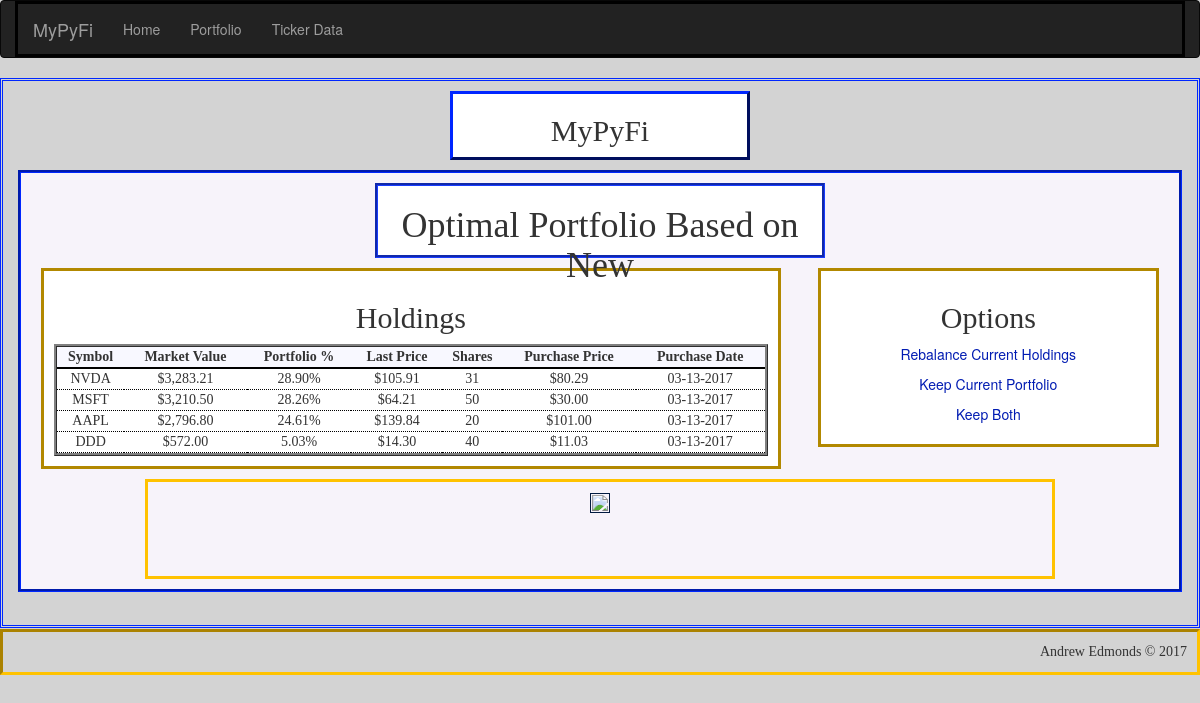
/portfolio/New Port/optimized, run on the app's committed database.
### app/models.py (models this page shows, shortened)
class Holding(db.Model):
    __tablename__ = 'holdings'
    id = db.Column(db.Integer, primary_key=True, autoincrement=True)
    symbol = db.Column(db.String(6))            # stock symbol
    shares = db.Column(db.Integer)              # number of shares held
    market_value = db.Column(db.Float)          # market value of holding
    purch_date = db.Column(db.Date)             # date holding was purchased
    purch_price = db.Column(db.Float)           # share price on purchase date
    last_price = db.Column(db.Float)            # most recent price from pandas_dataframe module
    total_profit = db.Column(db.Float)          # total profits of holding ($)
    profit_percent = db.Column(db.Float)        # percent profit based on initial amount invested
    portfolio_percent = db.Column(db.Float)     # percent holding makes up of overall portfolio
    last_updated = db.Column(db.String)         # date holding's last_price attribute was updated
    portfolio_id = db.Column(db.Integer, db.ForeignKey('portfolios.id'))
    def update_last_price(self):
        import datetime as dt
        if not self.last_updated == str(dt.date.today()):
            from pandas_datareader import data as web
            self.last_price = round(web.DataReader(self.symbol, 'yahoo')['Adj Close'].iloc[-1], 2)
            self.last_updated = str(dt.date.today())
        db.session.add(self)
    def update_market_value(self):
        self.market_value = self.shares * self.last_price
        db.session.add(self)
    def update_profit(self):
        self.total_profit = round(self.shares * (self.last_price - self.purch_price), 2)
        self.profit_percent = round(self.last_price / self.purch_price - 1, 4)
        db.session.add(self)
    def update_portfolio_percentage(self):
        self.portfolio_percent = round(self.market_value / Portfolio.query.filter_by(id=self.portfolio_id).first().market_value,4)
        db.session.add(self)
    def update(self):
        self.update_last_price()
        self.update_market_value()
        self.update_portfolio_percentage()
        self.update_profit()
        db.session.commit()

### app/main/views.py (the view)
@main.route('/portfolio/<name>/optimized', methods=['GET', 'POST'])
def portfolio_optimized(name):
    portfolio = Portfolio.query.filter_by(name=name).first()
    if portfolio is None:
        abort(404)
    portfolio.update()
    holding_data = portfolio.holdings.order_by(Holding.portfolio_percent.desc()).all()
    return render_template('portfolio/optimal/portfolio_optimized.html', name=name, holding_data=holding_data)

### app/models.py (called while the page is built)
    def update_market_value(self):
        self.market_value = 0
        self.invested = 0
        self.market_value += self.cash
        for holding in self.holdings:
            self.market_value += (holding.shares * holding.last_price)
            self.invested += (holding.shares * holding.purch_price)
            holding.update_portfolio_percentage()
        db.session.add(self)

    def update_profit(self):
        self.total_profit = self.market_value - self.invested - self.cash
        if self.invested:
            self.profit_percent = round(self.total_profit / self.invested, 4)
        else:
            self.profit_percent = 0
        db.session.add(self)

    def update_holding_count(self):
        self.num_holdings = Holding.query.filter_by(portfolio_id=self.id).count()
        db.session.add(self)

    def update(self):
        for holding in self.holdings:
            holding.update()
        self.update_market_value()
        self.update_profit()
        self.update_holding_count()
        for holding in self.holdings:
            holding.update_portfolio_percentage()
            if holding.shares == 0:
                db.session.delete(holding)
        db.session.commit()

### app/templates/portfolio/optimal/portfolio_optimized.html (shortened to what this page needs)
{% extends "base-detailed.html" %}
{% import "bootstrap/wtf.html" as wtf %}
{% block page_title %}
<h2>
    <center>MyPyFi</center>
</h2>
{% endblock %}
{% block main_title %}
<h1>Optimal Portfolio Based on {{ name[:-4] }}</h1>
{% endblock %}
{% block main_focus %}
{% if not holding_data|count > 0 %}
<h1>
    <center>No Holdings Found!</center>
</h1>
<p>
<center>There are no holdings saved in the portfolio {{ name }}</center></p>
{% else %}
<h2>
    <center>Holdings</center>
</h2>
<table style="width:100%" id="portfolio_table">
    <tr>
        <th>
            <center>Symbol</center>
        </th>
        <th>
            <center>Market Value</center>
        </th>
        <th>
            <center>Portfolio %</center>
        </th>
        <th>
            <center>Last Price</center>
        </th>
        <th>
            <center>Shares</center>
        </th>
        <th>
            <center>Purchase Price</center>
        </th>
        <th>
            <center>Purchase Date</center>
        </th>
    </tr>
    {% for holding in holding_data %}
    <tr>
        <td>
            <center>{{ holding["symbol"] | upper }}</center>
        </td>
        <td>
            <center>{{ "${:,.2f}".format(holding["last_price"]*holding["shares"]) }}</center>
        </td>
        <td>
            <center>{{ "{0:.2f}%".format(holding["portfolio_percent"]*100) }}</center>
        </td>
        <td>
            <center>{{ "${:,.2f}".format(holding["last_price"]) }}</center>
        </td>
        <td>
            <center>{{ holding["shares"] }}</center>
        </td>
        <td>
            <center>{{ "${:,.2f}".format(holding["purch_price"]) }}</center>
        </td>
        <td>
            <center>{{ "{:%m-%d-%Y}".format(holding["purch_date"]) }}</center>
        </td>
    </tr>
    {% endfor %}
</table>
{% endif %}
{% endblock %}
{% block main_options %}
{% if not holding_data|count > 0 %}
<h1>
    <center>No Holdings Found!</center>
</h1>
<p>
<center>There are no holdings saved in the portfolio {{ name }}</center></p>
{% else %}
<h2>
    <center>Options</center>
</h2>
<div style="text-align:center">
    <a class="button" href="{{ url_for('main.portfolio_optimized_rebalance',name=name) }}">Rebalance Current
        Holdings</a>
    <a class="button" href="{{ url_for('main.portfolio_optimized_revert',name=name) }}">Keep Current Portfolio</a>
    <a class="button" href="{{ url_for('main.portfolio_main') }}">Keep Both</a>
</div>
{% endif %}
{% endblock %}
{% block verbage %}
<img src="{{ url_for('static',filename='optimized_portfolio.png') }}">
{% endblock %}

### app/static/css/style_main.css (style rules this page uses)
body { background-color: lightgray; }
#main h2 { font-family: "Palatino Linotype"; }
#main th { font-family: "Bitstream Vera Sans Mono"; border-bottom: 2pt solid black; }
#portfolio_table { border-collapse: separate; border-style: ridge; background-color: #F4F1F7; }
#main-focus th { background-color: ghostwhite; }
#main-focus td { font-family: "Felix Titling"; border-bottom: 1pt dotted black; background-color: white; }
.button { background-color: white; color: #001BB2; border: thin; text-align: center; text-decoration: none; display: inline-block; cursor: pointer; }
img { padding:1px; border:1px solid #021a40; }

### data on the page
Holding: symbol "NVDA", holding['last_price']*holding['shares'] "$3,283.21", holding['portfolio_percent']*100 "28.90%", last_price "$105.91", shares "31", purch_price "$80.29", purch_date "03-13-2017"
Holding: symbol "MSFT", holding['last_price']*holding['shares'] "$3,210.50", holding['portfolio_percent']*100 "28.26%", last_price "$64.21", shares "50", purch_price "$30.00", purch_date "03-13-2017"
Holding: symbol "AAPL", holding['last_price']*holding['shares'] "$2,796.80", holding['portfolio_percent']*100 "24.61%", last_price "$139.84", shares "20", purch_price "$101.00", purch_date "03-13-2017"
Holding: symbol "DDD", holding['last_price']*holding['shares'] "$572.00", holding['portfolio_percent']*100 "5.03%", last_price "$14.30", shares "40", purch_price "$11.03", purch_date "03-13-2017"

### other printed values
{{ name[:-4] }} "New"
